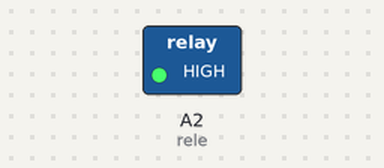
Recording of a sketch running on a simulated Arduino Uno, built with avr-gcc and run on an emulated ATmega328P. Shown: switched loads named in the sketch (green lamp = pin HIGH). Dashed ring = blinking.

Above: at 0.5 s.
Timing chart, 0 to 4.6 s (numbered marks = the images above):
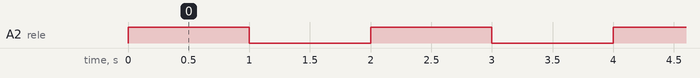

The sketch:

Relay_Water_Pump_code.ino
```cpp
int rele = A2; //definiramo rele pod A2 vhod

void setup() {
pinMode (rele, OUTPUT);
}

void loop() {
digitalWrite(rele, HIGH); //vklopimo rele za 1 sekundo
delay(1000);
digitalWrite(rele,LOW); //izklopimo rele za 1 sekundo
delay(1000);
}
```

Measured:
- by itself, A2 (rele): alternates HIGH for 1.0 s and LOW for 1.0 s
